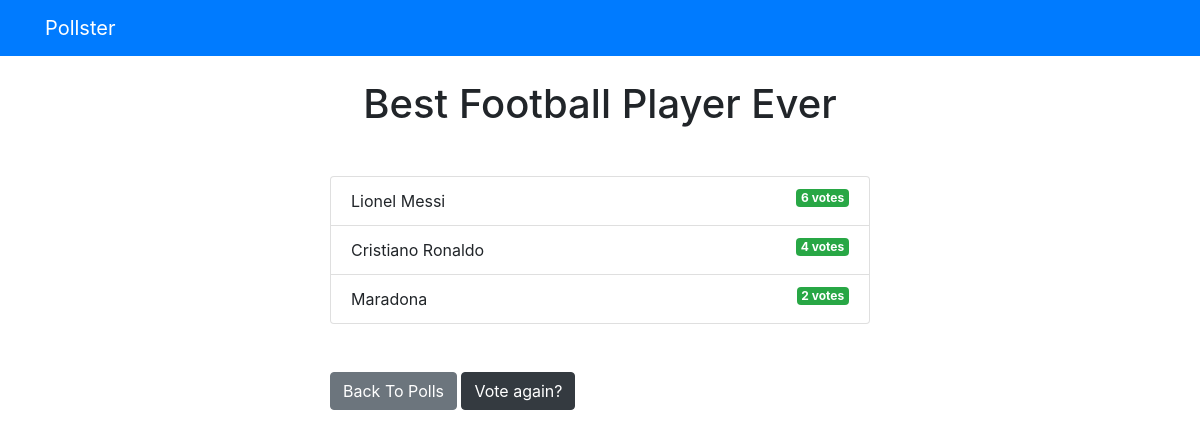
Page /polls/1/results/ on the committed database.
### polls/models.py (models this page shows, shortened)
class Question(models.Model):
    question_text = models.CharField(max_length=200)
    pub_date = models.DateTimeField('date published')

class Choice(models.Model):
    question = models.ForeignKey(Question, on_delete=models.CASCADE)
    choice_text = models.CharField(max_length=200)
    votes = models.IntegerField(default=0)

### polls/views.py (the view)
# urls.py: path('<int:question_id>/results/', views.results, name='results'),
def results(request, question_id):
  question = get_object_or_404(Question, pk=question_id)
  return render(request, 'polls/results.html', { 'question': question })

### templates/polls/results.html (shortened to what this page needs)
{% extends 'base.html' %}
{% block content %}
<h1 class="mb-5 text-center">{{ question.question_text }}</h1>
<ul class="list-group mb-5">
	{% for choice in question.choice_set.all %}
	<li class="list-group-item">
		{{ choice.choice_text }}  <span class="badge badge-success float-right">{{ choice.votes }} vote{{ choice.votes | pluralize }}</span>
	</li>
	{% endfor %}
</ul>
<a class="btn btn-secondary" href="{% url 'polls:index' %}">Back To Polls</a>
<a class="btn btn-dark" href="{% url 'polls:detail' question.id %}">Vote again?</a>
{% endblock %}

### rows in the picture
Question: question_text "Best Football Player Ever"
Choice: choice_text "Lionel Messi", votes "6", votes|pluralize "s"
Choice: choice_text "Cristiano Ronaldo", votes "4", votes|pluralize "s"
Choice: choice_text "Maradona", votes "2", votes|pluralize "s"
